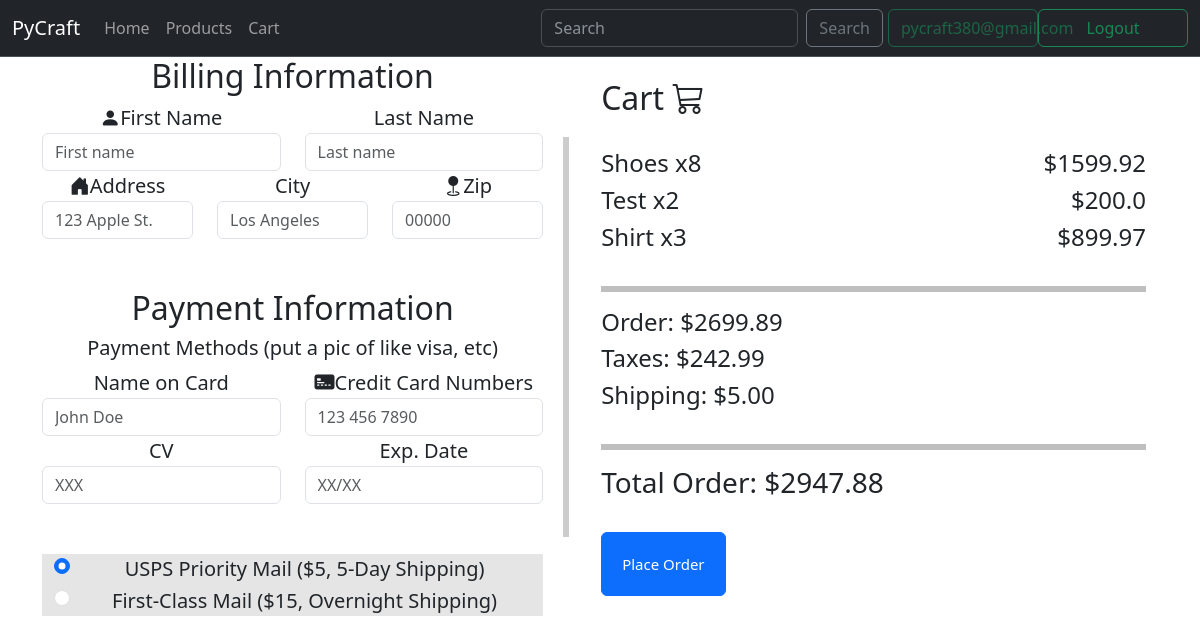
Page /checkout (signed in) on the committed database.
### flaskapp/modules/models/user_model.py (models this page shows, shortened)
class Users(UserMixin, db.Model):
    id = db.Column(db.Integer, primary_key = True, autoincrement=True)
    email = db.Column(db.String(50), nullable = False, unique = True)
    def get_user_by_email(email):
        user = Users.query.filter(Users.email == email).first()
        return user
    def get_user_cart(self):
        user = Users.query.filter(Users.email == self.email).first()
        user_cart = Cart.query.filter(Cart.owner_id == user.id).all()
        return user_cart

### flaskapp/modules/models/product_model.py (models this page shows, shortened)
class Products(db.Model):
    prod_id = db.Column(db.Integer, primary_key = True, autoincrement=True)
    brand = db.Column(db.String(50))
    name = db.Column(db.String(50))
    price = db.Column(db.Float)
    image = db.Column(db.String(255))
    def get_prod_list():
        return Products.query.order_by(Products.prod_id.asc()).all()

### flaskapp/checkout.py (the view)
@checkout_blueprint.route("/checkout", methods=['GET', 'POST'])
def checkout():
    curr_user = Users.get_user_by_email(session.get('user'))
    if curr_user == None:
        return redirect('/login')
    else:
        products = Products.get_prod_list()
        cart = curr_user.get_user_cart()
        cart_dict = defaultdict(int)
        for item in cart:
            cart_dict[item.product] += item.quantity
        grouped_cart = [{'product': prod_id, 'count': count, 'price': products[prod_id-1].price} for prod_id, count in cart_dict.items()]
        print(curr_user.email)
        if cart == []:
            flash("There's no products in your cart to checkout!", 'alert-danger')
            return redirect('/cart')
        else:
            order_cost = round(sum(products[item.product-1].price * item.quantity for item in cart), 2)
            taxes = round(order_cost * 0.09, 2)  # Calculating 9% taxes and rounding to 2 decimals
            shipping_cost = 5.00  # Default shipping cost
            total_order = round(order_cost + taxes, 2)
            if request.method == "POST":
                confirmed_order(curr_user, total_order)
                return redirect('/orders')
    return render_template("checkout.html", user=curr_user, cart_items=grouped_cart, order_cost=order_cost, taxes=taxes, total_order=total_order, products=products)

### flaskapp/templates/checkout.html (shortened to what this page needs)
{% extends 'base.html' %}
{% set active_page = "checkout" %}
{%block script%} <link rel="stylesheet" href="../static/checkout.css"> {% endblock %}
{% block content %}
<div class="container d-flex align-items-center justify-content-center" id="checkout-form">
    <div class="text-center left-side">
        <form method="POST">
            <div class="form-group billing-form">
                <h2>Billing Information</h2>
                <div class="row">
                    <div class="col">
                        <label for="inputFName"><i class="bi bi-person-fill"></i>First Name</label>
                        <input type="text" class="form-control " id="inputFName" aria-describedby="nameHelp" placeholder="First name" required>
                    </div>
                    <div class="col">
                        <label for="inputLName">Last Name</label>
                        <input type="text" class="form-control " id="inputLName" aria-describedby="nameHelp" placeholder="Last name" required>
                    </div>
                </div>
                <div class="row">
                    <div class="col">
                       <label for="inputAddress"><i class="bi bi-house-door-fill"></i>Address</label>
                       <input type="text" class="form-control " id="inputAddress" name="inputAddress" aria-describedby="addressHelp" placeholder="123 Apple St." required>
                    </div>
                    <div class="col">
                        <label for="inputCity">City</label>
                        <input type="text" class="form-control " id="inputCity" name="inputCity" aria-describedby="cityHelp" placeholder="Los Angeles" required>
                    </div>
                    <div class="col">
                        <label for="inputZip"><i class="bi bi-geo-fill"></i>Zip</label>
                        <input type="number" class="form-control " id="inputZip" name="inputZip" aria-describedby="zipHelp" placeholder="00000" required>
                    </div>
                </div>
            </div>
            <div class="form-group payment-form">
                <h2>Payment Information</h2>
                <h5>Payment Methods (put a pic of like visa, etc)</h5>
                <div class="row">
                    <div class="col">
                        <label for="inputCardName">Name on Card</label>
                        <input type="text" class="form-control " id="inputCardName" aria-describedby="expDateHelp" placeholder="John Doe" required>
                    </div>
                    <div class="col">
                        <label for="inputCC"><i class="bi bi-credit-card-2-front-fill"></i>Credit Card Numbers</label>
                        <input type="number" class="form-control " id="inputCC" aria-describedby="CCHelp" placeholder="123 456 7890" required>
                    </div>
                </div>
                <div class="row">
                    <div class="col">
                        <label for="inputCIV">CV</label>
                        <input type="number" class="form-control " id="inputCV" aria-describedby="CCHelp" placeholder="XXX" required>
                    </div>
                    <div class="col">
                        <label for="inputExpDate">Exp. Date</label>
                        <input type="text" class="form-control " id="inputExpDate" aria-describedby="expDateHelp" placeholder="XX/XX" required>
                    </div>
                </div>
            </div>
            <div class="container shipping_options">
              <div class="form-check ">
                <input class="form-check-input" value=5.00 type="radio" name="flexRadioDefault" id="flexRadioDefault1" onclick="updateValue(this)" checked>
                <label class="form-check-label" for="flexRadioDefault1">
                  USPS Priority Mail ($5, 5-Day Shipping)
                </label>
              </div>
              <div class="form-check">
                <input class="form-check-input" value=15.00 type="radio" name="flexRadioDefault" id="flexRadioDefault2" onclick="updateValue(this)">
                <label class="form-check-label" for="flexRadioDefault2">
                  First-Class Mail ($15, Overnight Shipping)
                </label>
              </div>
            </div>
    </div>
    <div class="verticalLine"></div>
    <div class="container right-side">
      <h2>Cart <i class="bi bi-cart3"></i></h2>
      <br>
      {% for item in cart_items %}
      <h4>{{ products[item.product-1].name }} {% if item.count > 1 %}x{{ item.count }}{% endif %} <span class="price">${{ item.price * item.count }}</span></h4>
      {% endfor %}
      <br>
      <hr class="horizontalLine">
      <h4>Order: $<span id="orderCost" name="orderCost">{{ order_cost }}</span></h4>
      <h4>Taxes: $<span id="taxes" name="taxes">{{ taxes }}</span></h4>
      <h4 >Shipping: $<span id="shippingCost" name="shippingCost">5.00</span></h4>
      <br>
      <hr class="horizontalLine">
      <h3> Total Order: $<span id="totalOrder" name="totalOrder">{{ total_order + 5 }}</span></h3>
        <br>
        <button type="submit" class="btn btn-primary btn-group-lg" id="btnSubmit">Place Order</button>
    </div>
</div>
{% endblock %}

### flaskapp/templates/base.html (shortened to what this page needs)
<!doctype html>
<html lang="en">
  <head>
    {%block script%}  {% endblock %}
    <link href="https://cdn.jsdelivr.net/npm/bootstrap@5.3.0/dist/css/bootstrap.min.css" rel="stylesheet">
    <link rel="stylesheet" href="https://cdn.jsdelivr.net/npm/bootstrap-icons@1.5.0/font/bootstrap-icons.css">
  <body>
    {% if user == None %}
    <nav class="navbar bg-dark border-bottom border-bottom-dark navbar-expand-lg " data-bs-theme="dark">
      <div class="container-fluid">
        <a class="navbar-brand" href="#">PyCraft</a>
        <button class="navbar-toggler" type="button" data-bs-toggle="collapse" data-bs-target="#navbarSupportedContent" aria-controls="navbarSupportedContent" aria-expanded="false" aria-label="Toggle navigation">
          <span class="navbar-toggler-icon"></span>
        </button>
        <div class="collapse navbar-collapse" id="navbarSupportedContent">
          <ul class="navbar-nav me-auto mb-2 mb-lg-0">
            <li class="nav-item">
              <a class="nav-link {% if active_page == 'index'%} active {% endif %}" href="/">Home</a>
            </li>
            <li class="nav-item">
              <a class="nav-link {% if active_page == 'products'%} active {% endif %}" href="products">Products</a>
            </li>
            <li class="nav-item">
              <a class="nav-link {% if active_page == 'cart'%} active {% endif %}" href="cart">Cart</a>
            </li>
          </ul>
          <form class="d-flex" role="search" action="/login">
            <button class="btn btn-outline-success" type="submit" style="width: 150px;">Sign In</button>
          </form>
        </div>
      </div>
  </nav>
  {%else%}
  <nav class="navbar bg-dark border-bottom border-bottom-dark navbar-expand-lg " data-bs-theme="dark">
    <div class="container-fluid">
      <a class="navbar-brand" href="#">PyCraft</a>
      <div class="collapse navbar-collapse" id="navbarSupportedContent">
        <ul class="navbar-nav me-auto mb-2 mb-lg-0">
          <li class="nav-item">
            <a class="nav-link {% if active_page == 'index'%} active {% endif %}" href="/">Home</a>
          </li>
          <li class="nav-item">
            <a class="nav-link {% if active_page == 'products'%} active {% endif %}" href="{{url_for('products.products')}}">Products</a>
          </li>
          <li class="nav-item">
            <a class="nav-link {% if active_page == 'cart'%} active {% endif %}" href="{{url_for('cart.cart')}}">Cart</a>
          </li>
        </ul>
        <form method="POST" action="{{url_for('auth.search')}}" class ="d-flex">
          <input class="form-control me-2" type="search" placeholder="Search" aria-label="=Search", name="searched">
          <button class="btn btn-outline-secondary" type="submit">Search</button>
        </form>
        <form class="d-flex" role="search" action="/logout">
          <button class="btn btn-outline-success" disabled type="submit" style="width: 150px; margin-left: 5px;">{{user.email}}</button>
          <button class="btn btn-outline-success" type="submit" style="width: 150px;">Logout</button>
        </form>
      </div>
    </div>
</nav>
  {% endif %}
  {%block content%}
  {% endblock %}
</body>
</html>

### flaskapp/static/checkout.css (style rules this page uses)
.form-group { margin-bottom: 50px; }
.row { margin-top: 30px; }
#checkout-form { width: 100%; }
.left-side { -ms-flex: 90%; flex: 90%; float: left; width: 90%; }
.right-side { width: 40%; float: right; }
.verticalLine { margin-left: 20px; padding-left: 20px; border-left: 6px solid rgba(0, 0, 0, 0.201); height: 400px; }
hr.horizontalLine { margin-top: 2px; border-top: 6px solid rgb(0, 0, 0); }
label { font-size: 20px; }
.price { float: right; }
#btnSubmit { padding: 20px; font-size: 15px; }
.shipping_options { background-color: rgba(0, 0, 0, 0.1); }

### rows in the picture
Users: email "pycraft380@gmail.com"
Products: name "Shoes", count "8", item.price*item.count "1599.92"
Products: name "Test", count "2", item.price*item.count "200.0"
Products: name "Shirt", count "3", item.price*item.count "899.97"

### other values in the picture
{{ order_cost }} "2699.89"
{{ taxes }} "242.99"
{{ total_order + 5 }} "2947.88"
